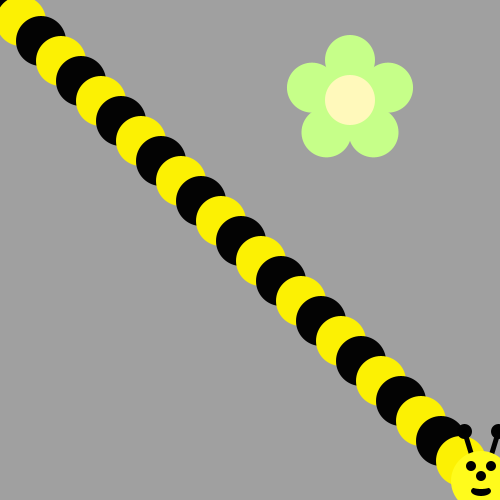
Frame 1 (no input)
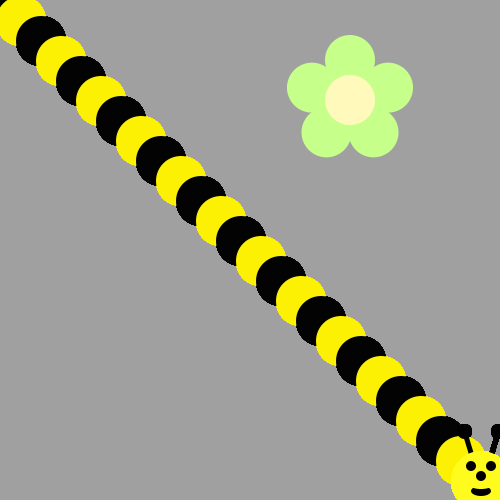
Frame 60 (the mouse pressed at the canvas centre just before this capture)
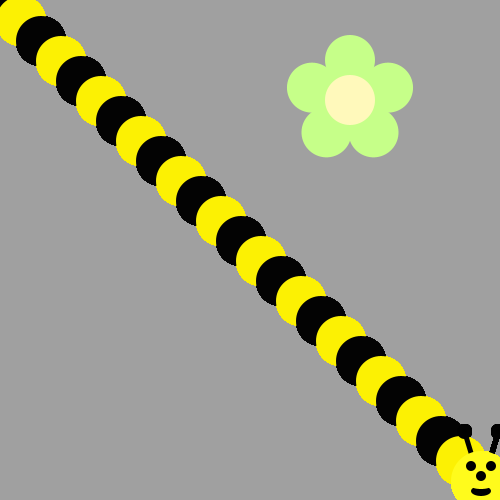
Frame 120 (the mouse held since frame 60 and released just before this capture)

The Processing sketch that drew these frames (run headless with seeded random() and noise(); from frame 60 on, the mouse is pressed at the canvas centre):

// Processing sketch: bumble_bee
// ── bumble_bee.pde
//17
void setup() {
     ellipseMode(CENTER);
     size(500, 500);
     background(160, 160, 160);
     drawFlower(350, 100);
}
// First run the program and you should see a flower.  

void draw() {
  fill(#030303);
  ellipse(1,1,50,50); //x,y,w,h
  int x = 1;
  int y = 1;
    for (int i=25; i>1; i--)
    {
      

    if (i % 2 == 1)  { 
   fill(#030303);
  }
 
  if (i % 2 == 0)
  
   fill (#FCF103); 
   ellipse (x,y,50,50);
   x = x + 20;
   y = y + 20;
     for (int b=25; b>1; b--){
      }
     
    }
    drawBeeFace(x,y);
    
}
/* Then, use a loop to make a body for the Bee! 
(see the image on the recipe, it's a diagonal line of circles)
Use modulo to make the colors alternate between yellow and black
*/



/*
Now put his head on using drawBeeFace(x,y)
*/
 
//yes

/**************   Use these methods but  DON'T CHANGE THE CODE BELOW  **************/

void drawFlower(int x, int y) {
     noStroke();
     translate(x, y);
     // draw 5 petals, rotating after each one
     fill(#c6ff89);      // green
      for (int i = 0; i < 5; i++) {
           ellipse(0, -40, 50, 50);
          rotate(radians(72));
     }
     fill(#fff9bb); // light yellow
     ellipse(0, 0, 50, 50);
} 
void drawBeeFace(int BeeFaceX, int BeeFaceY) {
     noStroke();
     fill(0, 0, 0);
     stroke(1);
     strokeWeight(5);
     line(BeeFaceX-10, BeeFaceY-27, BeeFaceX-17, BeeFaceY-50);
     line(BeeFaceX+10, BeeFaceY-27, BeeFaceX+17, BeeFaceY-50);
     ellipse(BeeFaceX-17, BeeFaceY-50, 10, 10);
     ellipse(BeeFaceX+17, BeeFaceY-50, 10, 10);
     noStroke();
     fill(255, 251, 28);
     ellipse(BeeFaceX, BeeFaceY, 60, 60); // face
     fill(255, 237, 209);
     fill(0,0,0);
      ellipse(BeeFaceX-10, BeeFaceY-15, 10, 10); // eyes
     ellipse(BeeFaceX+10, BeeFaceY-15, 10, 10);
      ellipse(BeeFaceX, BeeFaceY-5, 10, 10); // nose
      ellipse(BeeFaceX, BeeFaceY+10, 20, 10);// mouth
     fill(255, 251, 28);
     ellipse(BeeFaceX, BeeFaceY+5, 20, 6);
}
